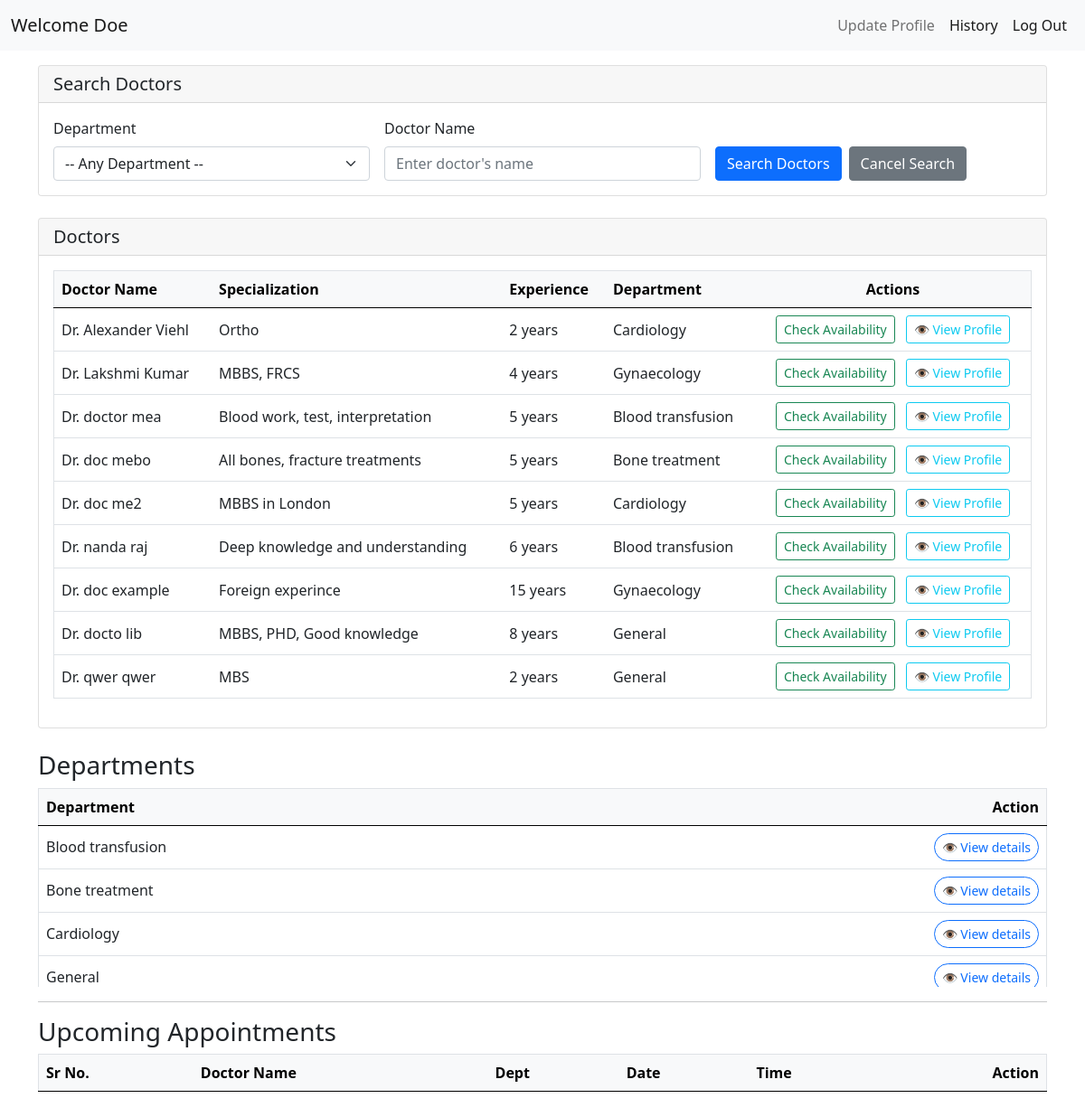
Page /patient_dashboard (signed in) on the committed database.
### application/models.py (models this page shows, shortened)
class Patient(db.Model):
    __tablename__ = 'patients'
    id = db.Column(db.Integer, primary_key=True, autoincrement=True)
    username = db.Column(db.String(80), unique=True, nullable=False, index=True)
    email = db.Column(db.String(120), unique=True, nullable=False, index=True)
    password = db.Column(db.String(255), nullable=False)
    first_name = db.Column(db.String(50), nullable=False)
    last_name = db.Column(db.String(50), nullable=False)
    phone = db.Column(db.String(15))
    age = db.Column(db.Integer, db.CheckConstraint('age > 0 AND age <= 150'))
    gender = db.Column(db.String(10), db.CheckConstraint("gender IN ('male', 'female')"))
    blacklisted = db.Column(db.Boolean, default=False)

class Doctor(db.Model):
    __tablename__ = 'doctors'
    id = db.Column(db.Integer, primary_key=True, autoincrement=True)
    username = db.Column(db.String(80), unique=True, nullable=False, index=True)
    email = db.Column(db.String(120), unique=True, nullable=False, index=True)
    password = db.Column(db.String(255), nullable=False)
    first_name = db.Column(db.String(50), nullable=False)
    last_name = db.Column(db.String(50), nullable=False)
    department_id = db.Column(db.Integer, db.ForeignKey('department.id', ondelete='RESTRICT'), nullable=False)
    specialization = db.Column(db.String(100), nullable=False, index=True)
    experience_years = db.Column(db.Integer, db.CheckConstraint('experience_years >= 0'))
    gender = db.Column(db.String(10), db.CheckConstraint("gender IN ('male', 'female')"))
    blacklisted = db.Column(db.Boolean, default=False)
    department = db.relationship('Department', backref=db.backref('doctors', lazy='dynamic'))
    @property
    def name(self):
        return f"{self.first_name} {self.last_name}"

class Department(db.Model):
    __tablename__ = 'department'
    id = db.Column(db.Integer, primary_key=True)
    department_name = db.Column(db.String(100), unique=True, nullable=False)
    description = db.Column(db.Text)

### application/patient_functionalities.py (the view)
@hospital_app.route('/patient_dashboard')
def patient_dashboard_fn():
    if session.get('role') != 'patient':
        flash(message='Please log in as patient to access this page', category='warning')
        return redirect(url_for('hospital_home_and_login'))
    department_id = request.args.get('dep_id')
    doctor_name = request.args.get('doctor_name')
    if department_id and doctor_name:
        list_of_doctors = Doctor.query.filter(
            Doctor.department_id == int(department_id),
            (Doctor.first_name.ilike(f'%{doctor_name}%')) |
            (Doctor.last_name.ilike(f'%{doctor_name}%'))
        ).all()
    elif department_id:
        list_of_doctors = Doctor.query.filter(Doctor.department_id == int(department_id)).all()
    elif doctor_name:
        list_of_doctors = Doctor.query.filter(
            (Doctor.first_name.ilike(f'%{doctor_name}%')) |
            (Doctor.last_name.ilike(f'%{doctor_name}%'))
        ).all()
    else:
        list_of_doctors = Doctor.query.all()
    pat = Patient.query.filter_by(username=session['username']).first()
    department_list = Department.query.with_entities(Department.id, Department.department_name).all()
    upcoming_appointments = Appointment.query.filter_by(patient_id=pat.id, status='Booked').all()
    return render_template('dashboard_patient.html', patient=pat, all_departments=department_list, upcoming_appointments=upcoming_appointments, search_results=list_of_doctors)

### templates/dashboard_patient.html (shortened to what this page needs)
<!DOCTYPE html>
<html lang="en">
<head>
  <link rel="stylesheet" href="/static/style.css">
  <link href="https://cdn.jsdelivr.net/npm/bootstrap@5.0.2/dist/css/bootstrap.min.css" rel="stylesheet">
</head>
<body>
  <div id="main">
    <div id="canvas">
      <nav class="navbar navbar-expand-lg navbar-light bg-light">
        <div class="container-fluid">
          <a class="navbar-brand" href="#">Welcome {{ patient.last_name }}</a>
          <div class="collapse navbar-collapse" id="navbarSupportedContent">
            <ul class="navbar-nav ms-auto mb-2 mb-lg-0">
              <li class="nav-item">
                <a class="nav-link" href="/patient/profile">Update Profile</a>
              </li>
              <li class="nav-item">
                <a class="nav-link active" href="/patient/history">History</a>
              </li>
              <li class="nav-item">
                <a class="nav-link active" aria-current="page" href="/login">Log Out</a>
              </li>
            </ul>
          </div>
        </div>
      </nav>
      <div id="content" class="container py-3">
        <div class="card mb-4">
          <div class="card-header">
            <h5 class="mb-0">Search Doctors</h5>
          </div>
          <div class="card-body">
            <form action="{{ url_for('patient_dashboard_fn') }}" method="GET">
              <div class="row g-3">
                <div class="col-md-4">
                  <label for="Department" class="form-label">Department</label>
                    <select class="form-select" id="dep_id" name="dep_id">
                      <option value="" {% if not request.args.get('dep_id') %}selected{% endif %}>-- Any Department --</option>
                  </select>
                </div>
                <div class="col-md-4">
                  <label for="doctor_name" class="form-label">Doctor Name</label>
                  <input type="text" class="form-control" id="doctor_name" name="doctor_name" placeholder="Enter doctor's name" value="{{ request.args.get('doctor_name', '') }}">
                </div>
                <div class="col-md-4 d-flex align-items-end">
                  <button type="submit" class="btn btn-primary me-2">Search Doctors</button>
                  <a href="{{ url_for('patient_dashboard_fn') }}" class="btn btn-secondary">Cancel Search</a>
                </div>
              </div>
            </form>
          </div>
        </div>
        <div class="card mb-4">
          <div class="card-header">
            <h5 class="mb-0">Doctors</h5>
          </div>
          <div class="card-body">
            <div class="table-responsive">
              <table class="table align-middle border">
                <thead class="table-light">
                  <tr>
                    <th scope="col">Doctor Name</th>
                    <th scope="col">Specialization</th>
                    <th scope="col">Experience</th>
                    <th scope="col">Department</th>
                    <th scope="col" class="text-center">Actions</th>
                  </tr>
                </thead>
                <tbody>
                  {% if search_results is not none and search_results|length > 0 %}
                    {% for doctor in search_results %}
                    <tr>
                      <td>Dr. {{ doctor.name }}</td>
                      <td>{{ doctor.specialization }}</td>
                      <td>{{ doctor.experience_years }} years</td>
                      <td>{{ doctor.department.department_name }}</td>
                      <td class="text-center">
                        <a href="/check-availability/{{ doctor.id }}" class="btn btn-outline-success btn-sm me-2">Check Availability</a>
                        <a href="/doctor-details/{{ doctor.id }}" class="btn btn-outline-info btn-sm">👁️ View Profile</a>
                      </td>
                    </tr>
                    {% endfor %}
                  {% else %}
                    <tr>
                      <td colspan="4" class="text-center text-warning">No doctors found matching your search.</td>
                    </tr>
                  {% endif %}
                </tbody>
              </table>
            </div>
          </div>
        </div>
        <h3 class="headings mb-2">Departments</h3>
        <div class="table-responsive" style="max-height:220px; overflow-y:auto;">
          <table class="table align-middle mb-4 border">
            <thead class="table-light">
              <tr>
                <th scope="col">Department</th>
                <th scope="col" class="text-end">Action</th>
              </tr>
            </thead>
            <tbody>
              {% for dep in all_departments %}
              <tr>
                <td>{{ dep.department_name }}</td>
                <td class="text-end">
                  <a href="/departments/{{ dep.id }}" class="btn btn-outline-primary btn-sm rounded-pill">👁️ View details</a>
                </td>
              </tr>
              {% endfor %}
            </tbody>
          </table>
        </div>
        <hr>
        <h3 class="headings mb-2">Upcoming Appointments</h3>
        <div class="table-responsive">
          <table class="table align-middle border">
            <thead class="table-light">
              <tr>
                <th scope="col">Sr No.</th>
                <th scope="col">Doctor Name</th>
                <th scope="col">Dept</th>
                <th scope="col">Date</th>
                <th scope="col">Time</th>
                <th scope="col" class="text-end">Action</th>
              </tr>
            </thead>
          </table>
        </div>
      </div>
    </div>
  </div>
</body>
</html>

### static/style.css (style rules this page uses)
body, html { cursor: default !important; }
body { font-family: 'Segoe UI', Tahoma, Geneva, Verdana, sans-serif; }

### rows in the picture
Patient: last_name "Doe"
Doctor: name "Alexander Viehl", specialization "Ortho", experience_years "2", department.department_name "Cardiology"
Doctor: name "Lakshmi Kumar", specialization "MBBS, FRCS", experience_years "4", department.department_name "Gynaecology"
Doctor: name "doctor mea", specialization "Blood work, test, interpretation", experience_years "5", department.department_name "Blood transfusion"
Doctor: name "doc mebo", specialization "All bones, fracture treatments", experience_years "5", department.department_name "Bone treatment"
Doctor: name "doc me2", specialization "MBBS in London", experience_years "5", department.department_name "Cardiology"
Doctor: name "nanda raj", specialization "Deep knowledge and understanding", experience_years "6", department.department_name "Blood transfusion"
Doctor: name "doc example", specialization "Foreign experince", experience_years "15", department.department_name "Gynaecology"
Doctor: name "docto lib", specialization "MBBS, PHD, Good knowledge", experience_years "8", department.department_name "General"
Doctor: name "qwer qwer", specialization "MBS", experience_years "2", department.department_name "General"
Department: department_name "Blood transfusion"
Department: department_name "Bone treatment"
Department: department_name "Cardiology"
Department: department_name "General"
